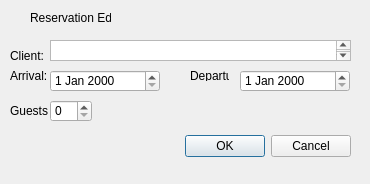
<?xml version="1.0" encoding="UTF-8"?>
<ui version="4.0">
 <class>ReservationDialog</class>
 <widget class="QDialog" name="ReservationDialog">
  <property name="geometry">
   <rect>
    <x>0</x>
    <y>0</y>
    <width>370</width>
    <height>184</height>
   </rect>
  </property>
  <property name="windowTitle">
   <string>Dialog</string>
  </property>
  <widget class="QDialogButtonBox" name="buttonBox">
   <property name="geometry">
    <rect>
     <x>10</x>
     <y>130</y>
     <width>341</width>
     <height>32</height>
    </rect>
   </property>
   <property name="orientation">
    <enum>Qt::Horizontal</enum>
   </property>
   <property name="standardButtons">
    <set>QDialogButtonBox::Cancel|QDialogButtonBox::Ok</set>
   </property>
  </widget>
  <widget class="QLabel" name="label">
   <property name="geometry">
    <rect>
     <x>30</x>
     <y>10</y>
     <width>81</width>
     <height>16</height>
    </rect>
   </property>
   <property name="text">
    <string>Reservation Edit</string>
   </property>
  </widget>
  <widget class="QLabel" name="label_2">
   <property name="geometry">
    <rect>
     <x>10</x>
     <y>50</y>
     <width>39</width>
     <height>11</height>
    </rect>
   </property>
   <property name="text">
    <string>Client:</string>
   </property>
  </widget>
  <widget class="QLabel" name="label_3">
   <property name="geometry">
    <rect>
     <x>10</x>
     <y>70</y>
     <width>39</width>
     <height>11</height>
    </rect>
   </property>
   <property name="text">
    <string>Arrival:</string>
   </property>
  </widget>
  <widget class="QLabel" name="label_4">
   <property name="geometry">
    <rect>
     <x>190</x>
     <y>70</y>
     <width>39</width>
     <height>11</height>
    </rect>
   </property>
   <property name="text">
    <string>Departure:</string>
   </property>
  </widget>
  <widget class="QLabel" name="label_5">
   <property name="geometry">
    <rect>
     <x>10</x>
     <y>100</y>
     <width>39</width>
     <height>21</height>
    </rect>
   </property>
   <property name="text">
    <string>Guests:</string>
   </property>
  </widget>
  <widget class="QSpinBox" name="guests">
   <property name="geometry">
    <rect>
     <x>50</x>
     <y>100</y>
     <width>42</width>
     <height>22</height>
    </rect>
   </property>
  </widget>
  <widget class="QDateEdit" name="arrivalDate">
   <property name="geometry">
    <rect>
     <x>50</x>
     <y>70</y>
     <width>110</width>
     <height>22</height>
    </rect>
   </property>
  </widget>
  <widget class="QDateEdit" name="departureDate">
   <property name="geometry">
    <rect>
     <x>240</x>
     <y>70</y>
     <width>110</width>
     <height>22</height>
    </rect>
   </property>
  </widget>
  <widget class="QPlainTextEdit" name="clientText">
   <property name="geometry">
    <rect>
     <x>50</x>
     <y>40</y>
     <width>301</width>
     <height>21</height>
    </rect>
   </property>
  </widget>
 </widget>
 <resources/>
 <connections>
  <connection>
   <sender>buttonBox</sender>
   <signal>accepted()</signal>
   <receiver>ReservationDialog</receiver>
   <slot>accept()</slot>
   <hints>
    <hint type="sourcelabel">
     <x>248</x>
     <y>254</y>
    </hint>
    <hint type="destinationlabel">
     <x>157</x>
     <y>274</y>
    </hint>
   </hints>
  </connection>
  <connection>
   <sender>buttonBox</sender>
   <signal>rejected()</signal>
   <receiver>ReservationDialog</receiver>
   <slot>reject()</slot>
   <hints>
    <hint type="sourcelabel">
     <x>316</x>
     <y>260</y>
    </hint>
    <hint type="destinationlabel">
     <x>286</x>
     <y>274</y>
    </hint>
   </hints>
  </connection>
 </connections>
</ui>
